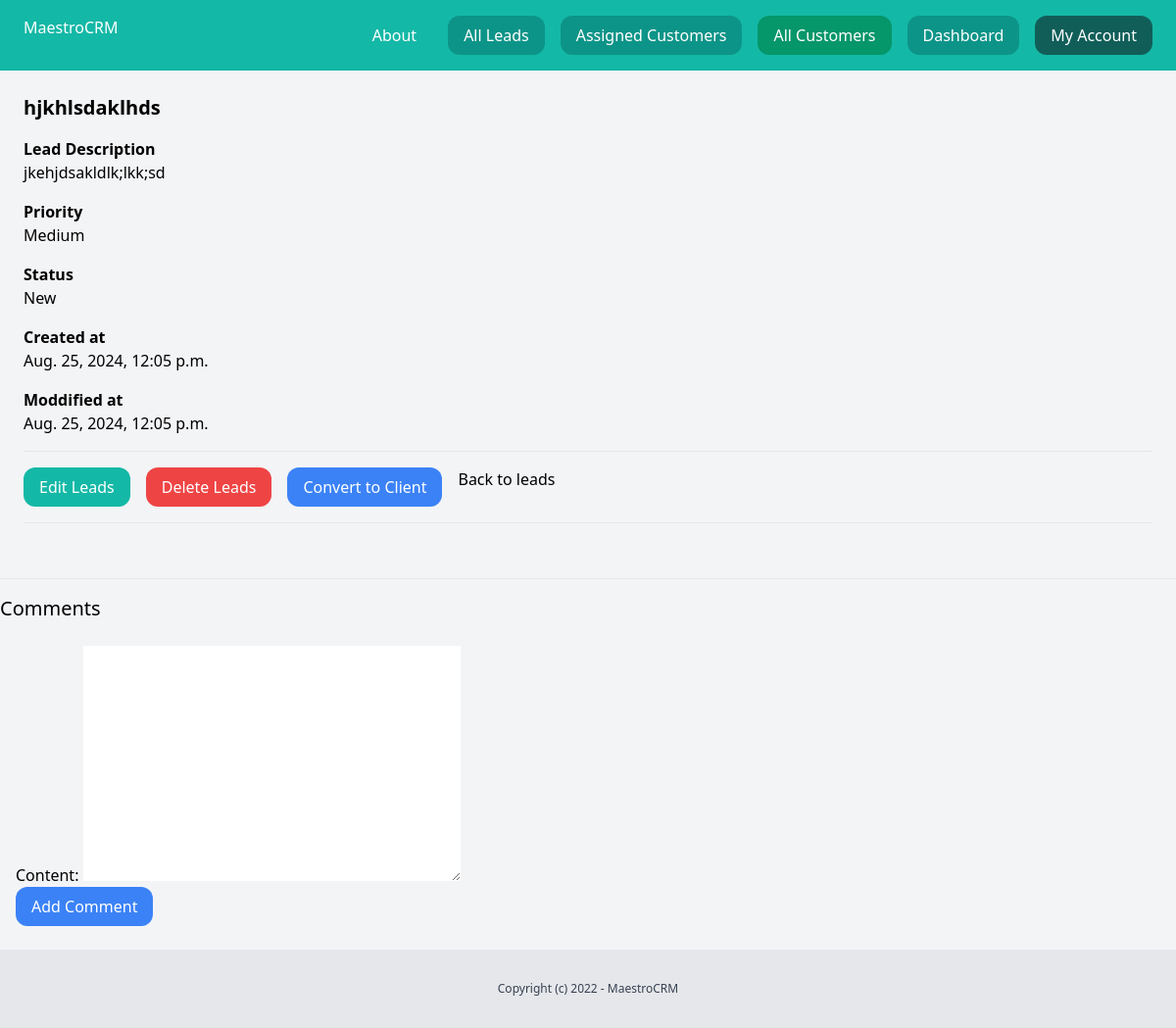
/dashboard/lead/lead_detail/30/ (signed in), run on the app's committed database.
### lead/models.py (models this page shows, shortened)
class Lead(models.Model):
    LOW = 'low'
    MEDIUM = 'medium'
    HIGH = 'high'
    CHOICES_PRIORITY = (
        (LOW, 'Low'),
        (MEDIUM, 'Medium'),
        (HIGH, 'High'),
    )
    NEW = 'new'
    CONTACTED = 'contacted'
    WON = 'won'
    LOST = 'lost'
    CHOICES_STATUS = (
        (NEW, 'New'),
        (CONTACTED, 'Contacted'),
        (WON, 'Won'),
        (LOST, 'Lost'),
    )
    team = models.ForeignKey(Team, related_name='leads', on_delete=models.CASCADE)
    first_name = models.CharField(max_length=225)
    email = models.EmailField()
    description = models.TextField(blank=True, null=True)
    priority = models.CharField(max_length=10, choices=CHOICES_PRIORITY, default=MEDIUM)
    status = models.CharField(max_length=10, choices=CHOICES_STATUS, default=MEDIUM)
    created_by = models.ForeignKey(User, related_name='leads', on_delete=models.CASCADE)
    convert_to_client = models.BooleanField(default=False)
    created_at = models.DateTimeField(auto_now_add=True)
    modified_at = models.DateTimeField(auto_now=True)
    class Meta:
        ordering= ('-created_at',)

### lead/views.py (the view)
# urls.py: path('lead_detail/<int:pk>/', views.LeadDetailView.as_view(), name='detail'),
class LeadDetailView(LoginRequiredMixin, DetailView):
    model = Lead
    success_url = reverse_lazy('leads:detail')
    def get_context_data(self, **kwargs):
        context = super().get_context_data(**kwargs)
        context['form'] = AddCommentForm()
        return context
    def get_object(self):
        pk = self.kwargs.get("pk")
        user_team = Team.objects.filter(members=self.request.user).first()
        lead = get_object_or_404(Lead, pk=pk)
        if lead.team != user_team:
            raise PermissionDenied("You do not have permission to view this lead.")
        return lead

### lead/forms.py
class AddCommentForm(forms.ModelForm):
    class Meta:
        model = LeadComment
        fields = ('content',)

### lead/templates/lead/lead_detail.html (shortened to what this page needs)
{% extends 'core/base.html' %}
{% block content %}
    <div class="py-6 px-6">
        <h1 class="mb-4 tet-xl font-semibold text-xl"> {{ lead.first_name}} </h1>
        {% if lead.description %}
            <p class="font-semibold">Lead Description</p>
            <p class="mb-4"> {{ lead.description }} </p>
        {% endif %}
        <p class="font-semibold">Priority</p>
        <p class="mb-4"> {{ lead.get_priority_display }} </p>
        <p class="font-semibold">Status</p>
        <p class="mb-4"> {{ lead.get_status_display }} </p>
        <p class="font-semibold">Created at</p>
        <p class="mb-4"> {{ lead.created_at }} </p>
        <p class="font-semibold">Moddified at</p>
        <p class="mb-4"> {{ lead.modified_at }} </p>
        <hr class="my-4">
        <div class="flex space-x-4 ">
            <a href=" {% url 'leads:edit' lead.id %} " class="py-2 px-4 rounded-xl bg-teal-500 text-white">Edit Leads</a>
            <a href=" {% url 'leads:delete' lead.id %}" class="py-2 px-4 rounded-xl bg-red-500 text-white">Delete Leads</a>
            <form action="{% url 'leads:convert_to' lead.pk %}" method="post">
                <button class="py-2 px-4 rounded-xl bg-blue-500 text-white" type="submit">Convert to Client</button>
            </form>
            <a href="{% url 'leads:list' %}">Back to leads</a>
        </div>
        <hr class="my-4">
    </div>
    <hr class="my-4">
    <h2 class="text-xl mb-6">Comments</h2>
    <div class="flex space-x-4 mb-6">
        <form method="post" action="{% url 'leads:comment' lead.id %}">
            {{ form.as_p }}
            <button class="py-2 px-4 rounded-xl bg-blue-500 text-white" type="submit">Add Comment</button>
        </form>
    </div>
{% endblock %}

### data on the page
Lead: first_name "hjkhlsdaklhds", description "jkehjdsakldlk;lkk;sd", priority "Medium", status "New", created_at "Aug. 25, 2024, 12:05 p.m.", modified_at "Aug. 25, 2024, 12:05 p.m."
